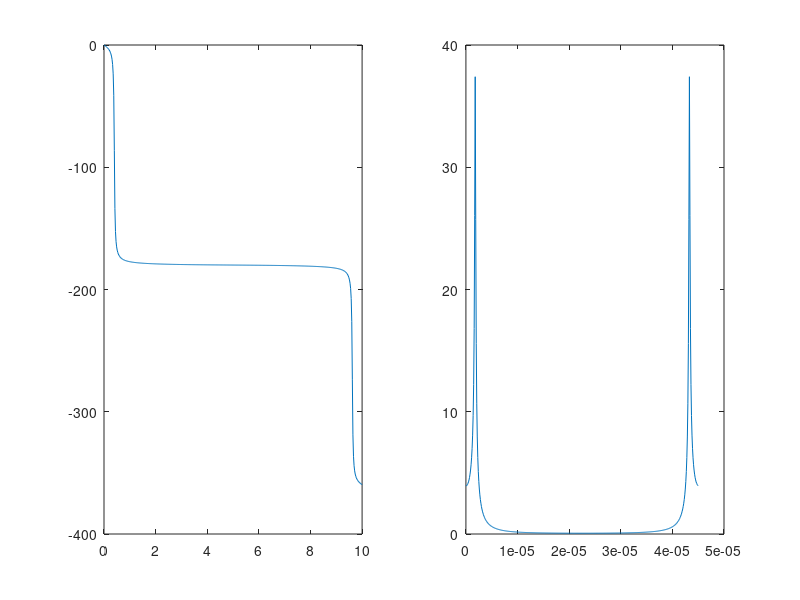

MATLAB code to generate this figure:
% Malgorzata Targan KSE
% 131420
% zadanie 3 lab 1

clear all
close all

N = 450;
n = 0:N;

Ts = 0.1e-6;
Fs = 1/Ts;

tMhz = n/(N*Ts)/10^6;
t = n*Ts;


x = sin(2*pi*n/25).*exp(-n/75);
X = fft(x);
amplitude = abs(X);
phase = unwrap(angle(X));

phaserad = rad2deg(phase);

subplot(121);
plot(tMhz, phaserad);
subplot(122);
plot(t, amplitude);
